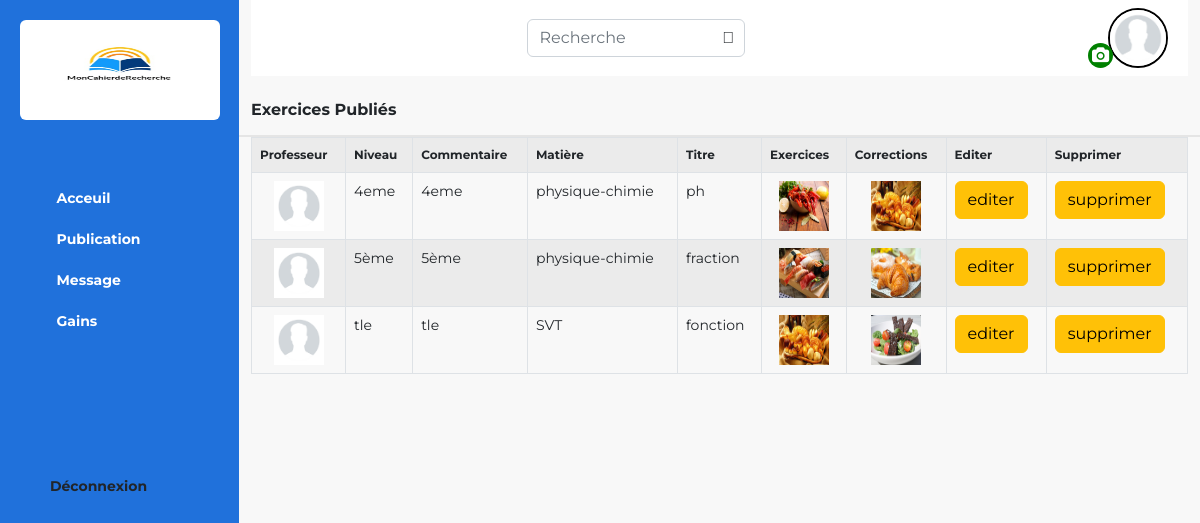
/Professeur/pages/dashboard.php, run on the app's committed database.
### tables this page shows
CREATE TABLE `form_prof` (
  `id` int(11) NOT NULL,
  `matiere` varchar(50) NOT NULL,
  `niveau` varchar(25) NOT NULL,
  `titre` varchar(30) NOT NULL,
  `img` varchar(100) NOT NULL,
  `img1` varchar(100) NOT NULL,
  `date_pub` timestamp NOT NULL DEFAULT current_timestamp() ON UPDATE current_timestamp()
);

### Professeur/pages/dashboard.php (the view, shortened to what this page needs)
<!DOCTYPE html>
<html lang="en">
<head>
    <link rel="stylesheet" href="https://cdnjs.cloudflare.com/ajax/libs/bootstrap/5.2.0/css/bootstrap.min.css" />
    <link rel="stylesheet" href="../css/styl.css">
    <link rel="stylesheet" href="https://pro.fontawesome.com/releases/v5.10.0/css/all.css"
 />
    </head>
<body class="bg-content">
    <main class="dashboard d-flex">
        <?php
            include "component/sidebar.php";
        ?>
        <div class="container-fluid px">
        <?php
            include "component/header.php";
        ?>
            <div class="cards row gap-3  mt-3">
            <div class="student-list-header d-flex justify-content-between align-items-center py-2">
                <div class="title h6 fw-bold">Exercices Publiés</div>
                <div class="btn-add d-flex gap-3 align-items-center">
                    <div class="short">
                    <i class="far fa-sort text-dark"></i>
                    </div>
                </div>
            </div>
        </div>
        <div  class="table-responsive">
            <table class="table table-bordered table-striped">
                <tr>
                    <th>Professeur</th>
                    <th>Niveau</th>
                    <th>Commentaire</th>
                    <th>Matière</th>
                    <th>Titre</th>
                    <th>Exercices</th>
                    <th>Corrections</th>
                    <th>Editer</th>
                    <th>Supprimer</th>
                </tr>
                <?php
                include "conn.php";
                $req ="SELECT * FROM form_prof ORDER BY id DESC";
                $result = mysqli_query($conn, $req);
                if(mysqli_num_rows($result) > 0){
                    while($row = mysqli_fetch_assoc($result)){
                ?>
                <tr>
                    <td style="text-align:center;">
                        <a href="avatar.jpg"> <img src="avatar.jpg" alt="" height="50px" width="50px"></a>
                    </td>
                    <td>
                        <?php echo $row['niveau']; ?>
                    </td>
                    <td>
                        <?php echo $row['niveau']; ?>
                    </td>
                    <td>
                        <?php echo $row['matiere']; ?>
                    </td>
                    <td>
                        <?php echo $row['titre']; ?>
                    </td>
                    <td style="text-align:center;">
                        <a href="<?=$row['img']?>"> <img src="<?=$row['img']?>" alt="" height="50px" width="50px"></a>
                    </td>
                    <td style="text-align:center;">
                        <a href="<?=$row['img1']?>"> <img src="<?=$row['img1']?>" alt="" height="50px" width="50px"></a>
                    </td>
                    <td>
                       <a href="../change.php?id='<?=$row['id'];?>'"> <button type="button" name="update" data-name="'.$name.'"
                        class="update btn btn-warning btn-xs">
                           editer
                        </button></a>
                    </td>
                    <td>
                        <a href="">
                            <button type="button" name="delete" data-name="'.$name.'"
                        class="update btn btn-warning btn-xs">
                           supprimer
                        </button>
                        </a>
                    </td>
                </tr>
                    <?php
                    }
                }
                    ?>
            </table>
        </div>
    </main>
</body>
</html>

### Professeur/pages/component/sidebar.php (shortened to what this page needs)
<!DOCTYPE html>
<html lang="en">
<head>
</head>
<body>
<div class="bg-sidebar vh-100 w-50 position-fixed ">
            <div class="img-admin d-flex flex-column align-items-center text-center gap-2">
                <img  class="rounded img-fluid img" src="..\..\Logo.jpeg" alt="img-admin">
            </div>
            <div class=" bg-list d-flex flex-column  align-items-center fw-bold gap-2 mt-5  ">
                <ul class="d-flex flex-column list-unstyled">
                        <li class="h7"><a class="nav-link " href="dashboard.php"><iconify-icon icon="ion:home" class="me-2 text-dark"></iconify-icon><span class="text-white">Acceuil</span></a></li>
                    <li class="h7"><a class=" nav-link text-white" href="publication.php"><iconify-icon icon="ant-design:camera-outlined" class="me-2 text-dark"></iconify-icon> <span class="text-white">Publication</span></a></li>
                    <li class="h7"><a class=" nav-link text-white" href="#"><iconify-icon icon="ep:chat-dot-round" class="me-2 text-dark"></iconify-icon></i></span>Message</a></li>
                    <li class="h7"><a class=" nav-link text-white" href="gain.php"><iconify-icon icon="fluent-emoji-high-contrast:money-bag" class="me-2 text-dark"></iconify-icon> <span class="text-white">Gains</span></a></li>
                </ul>
                <ul class="logout d-flex justify-content-start list-unstyled">
                    <li class=" h7 De"><a class="nav-link text-dark" href="../prof_connexion.php"><iconify-icon icon="bx:log-out-circle" flip="horizontal" class="me-2 text-dark"></iconify-icon><span>Déconnexion</span></a></li>
                </ul>
            </div>
        </div>
</body>
</html>

### Professeur/pages/component/header.php (shortened to what this page needs)
<nav class="navbar container-fluid navbar-light bg-white position-sticky top-0">
                <div class="d-flex align-items-center gap-4  menutoggle  ">
                    <form class="d-flex align-items-center  menutoggle ">
                        <input class="form-control me-2 " type="search" placeholder="Recherche" aria-label="Search">
                        <i class="fal fa-search position-relative"></i>
                    </form>
                </div>
<?php
include "profil.php";
        ?>
            </nav>

### Professeur/pages/component/profil.php (shortened to what this page needs)
<!DOCTYPE html>
<html lang="en" dir="ltr">
  <head>
    <link rel="stylesheet" href="https://cdnjs.cloudflare.com/ajax/libs/font-awesome/4.7.0/css/font-awesome.min.css">
  </head>
  <body>
    <form class="form" id = "form" action="" enctype="multipart/form-data" method="post">
      <div class="upload">
       <img src="avatar.jpg" id = "image">
        <div class="icon" id = "upload">
          <i class = "fa fa-camera"></i>
        </div>
      </div>
    </form>
  </body>
</html>

### Professeur/css/styl.css (style rules this page uses)
* { font-family: 'Montserrat',sans-serif; font-style: normal; }
.bg-sidebar { background-color: #2071DB; transition: 0.6s ease-in-out; z-index: 1; width: 50px; }
.bg-content { background:#F8F8F8; }
.h7 { margin: 20px 0 0 -50px; font-size: 14px; }
.De { margin-top:120px ; }
.table th { font-size: 12px; color:#ACACAC; }
.table a { color:#00C1FE; }
.student-list-header { border-bottom: 2px solid #E5E5E5; }
.student-list-header i { color:#00C1FE; }
.fa-search { left:-30px; }
@media screen and (min-width:768px) { .bg-sidebar { position: sticky !important; top: 0; width: 25% !important; } }

### Professeur/pages/component/sidebar.php (style rules this page uses)
.img { width: 200px; height:100px; margin-top:20px; }
.bg-sidebar { background-color: #2071DB; transition: 0.6s ease-in-out; z-index: 1; width: 50px; }

### Professeur/pages/component/profil.php (style rules this page uses)
.upload { width: 100px; position: relative; margin: auto; text-align: center; }
.upload img { border-radius: 50%; border: 2px solid black; width: 60px; height: 60px; }
.upload .icon { position: absolute; bottom: 0; right: 0; background: black; width: 25px; height: 25px; line-height: 25px; text-align: center; border-radius: 50%; overflow: hidden; cursor: pointer; }
.upload .icon { position: absolute; bottom: 0; left: 0; background:green; width: 25px; height: 25px; line-height: 25px; text-align: center; border-radius: 50%; overflow: hidden; cursor: pointer; }
.upload .fa { color: white; }

### data on the page
form_prof: niveau "4eme", matiere "physique-chimie", titre "ph", img (picture), img1 (picture)
form_prof: niveau "5ème", matiere "physique-chimie", titre "fraction", img (picture), img1 (picture)
form_prof: niveau "tle", matiere "SVT", titre "fonction", img (picture), img1 (picture)
